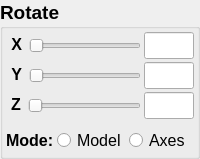
           <widget class="QGroupBox" name="groupBox_3">
            <property name="maximumSize">
             <size>
              <width>250</width>
              <height>16777215</height>
             </size>
            </property>
            <property name="font">
             <font>
              <pointsize>14</pointsize>
              <bold>true</bold>
             </font>
            </property>
            <property name="title">
             <string>Rotate</string>
            </property>
            <layout class="QVBoxLayout" name="verticalLayout">
             <property name="spacing">
              <number>3</number>
             </property>
             <property name="sizeConstraint">
              <enum>QLayout::SetMinimumSize</enum>
             </property>
             <property name="leftMargin">
              <number>3</number>
             </property>
             <property name="topMargin">
              <number>3</number>
             </property>
             <property name="rightMargin">
              <number>3</number>
             </property>
             <property name="bottomMargin">
              <number>3</number>
             </property>
             <item>
              <layout class="QHBoxLayout" name="horizontalLayout">
               <item>
                <widget class="QLabel" name="label">
                 <property name="sizePolicy">
                  <sizepolicy hsizetype="Preferred" vsizetype="Preferred">
                   <horstretch>0</horstretch>
                   <verstretch>0</verstretch>
                  </sizepolicy>
                 </property>
                 <property name="font">
                  <font>
                   <pointsize>12</pointsize>
                   <bold>true</bold>
                  </font>
                 </property>
                 <property name="styleSheet">
                  <string notr="true">padding-bottom: 2px;</string>
                 </property>
                 <property name="text">
                  <string>X</string>
                 </property>
                 <property name="alignment">
                  <set>Qt::AlignRight|Qt::AlignTrailing|Qt::AlignVCenter</set>
                 </property>
                </widget>
               </item>
               <item>
                <widget class="QSlider" name="xRotate">
                 <property name="sizePolicy">
                  <sizepolicy hsizetype="Expanding" vsizetype="Fixed">
                   <horstretch>0</horstretch>
                   <verstretch>0</verstretch>
                  </sizepolicy>
                 </property>
                 <property name="orientation">
                  <enum>Qt::Horizontal</enum>
                 </property>
                </widget>
               </item>
               <item>
                <widget class="QLineEdit" name="xRotateText">
                 <property name="sizePolicy">
                  <sizepolicy hsizetype="Expanding" vsizetype="Fixed">
                   <horstretch>0</horstretch>
                   <verstretch>0</verstretch>
                  </sizepolicy>
                 </property>
                 <property name="maximumSize">
                  <size>
                   <width>50</width>
                   <height>16777215</height>
                  </size>
                 </property>
                 <property name="font">
                  <font>
                   <pointsize>12</pointsize>
                   <bold>false</bold>
                  </font>
                 </property>
                </widget>
               </item>
              </layout>
             </item>
             <item>
              <layout class="QHBoxLayout" name="horizontalLayout_2">
               <item>
                <widget class="QLabel" name="label_2">
                 <property name="sizePolicy">
                  <sizepolicy hsizetype="Preferred" vsizetype="Preferred">
                   <horstretch>0</horstretch>
                   <verstretch>0</verstretch>
                  </sizepolicy>
                 </property>
                 <property name="font">
                  <font>
                   <pointsize>12</pointsize>
                   <bold>true</bold>
                  </font>
                 </property>
                 <property name="styleSheet">
                  <string notr="true">padding-bottom: 2px;</string>
                 </property>
                 <property name="text">
                  <string>Y</string>
                 </property>
                 <property name="alignment">
                  <set>Qt::AlignRight|Qt::AlignTrailing|Qt::AlignVCenter</set>
                 </property>
                </widget>
               </item>
               <item>
                <widget class="QSlider" name="yRotate">
                 <property name="sizePolicy">
                  <sizepolicy hsizetype="Expanding" vsizetype="Fixed">
                   <horstretch>0</horstretch>
                   <verstretch>0</verstretch>
                  </sizepolicy>
                 </property>
                 <property name="orientation">
                  <enum>Qt::Horizontal</enum>
                 </property>
                </widget>
               </item>
               <item>
                <widget class="QLineEdit" name="yRotateText">
                 <property name="sizePolicy">
                  <sizepolicy hsizetype="Expanding" vsizetype="Fixed">
                   <horstretch>0</horstretch>
                   <verstretch>0</verstretch>
                  </sizepolicy>
                 </property>
                 <property name="maximumSize">
                  <size>
                   <width>50</width>
                   <height>16777215</height>
                  </size>
                 </property>
                 <property name="font">
                  <font>
                   <pointsize>12</pointsize>
                   <bold>false</bold>
                  </font>
                 </property>
                </widget>
               </item>
              </layout>
             </item>
             <item>
              <layout class="QHBoxLayout" name="horizontalLayout_3">
               <item>
                <widget class="QLabel" name="label_3">
                 <property name="sizePolicy">
                  <sizepolicy hsizetype="Preferred" vsizetype="Preferred">
                   <horstretch>0</horstretch>
                   <verstretch>0</verstretch>
                  </sizepolicy>
                 </property>
                 <property name="font">
                  <font>
                   <pointsize>12</pointsize>
                   <bold>true</bold>
                  </font>
                 </property>
                 <property name="styleSheet">
                  <string notr="true">padding-bottom: 2px;</string>
                 </property>
                 <property name="text">
                  <string>Z</string>
                 </property>
                 <property name="alignment">
                  <set>Qt::AlignRight|Qt::AlignTrailing|Qt::AlignVCenter</set>
                 </property>
                </widget>
               </item>
               <item>
                <widget class="QSlider" name="zRotate">
                 <property name="sizePolicy">
                  <sizepolicy hsizetype="Expanding" vsizetype="Fixed">
                   <horstretch>0</horstretch>
                   <verstretch>0</verstretch>
                  </sizepolicy>
                 </property>
                 <property name="orientation">
                  <enum>Qt::Horizontal</enum>
                 </property>
                </widget>
               </item>
               <item>
                <widget class="QLineEdit" name="zRotateText">
                 <property name="sizePolicy">
                  <sizepolicy hsizetype="Expanding" vsizetype="Fixed">
                   <horstretch>0</horstretch>
                   <verstretch>0</verstretch>
                  </sizepolicy>
                 </property>
                 <property name="maximumSize">
                  <size>
                   <width>50</width>
                   <height>16777215</height>
                  </size>
                 </property>
                 <property name="font">
                  <font>
                   <pointsize>12</pointsize>
                   <bold>false</bold>
                  </font>
                 </property>
                </widget>
               </item>
              </layout>
             </item>
             <item>
              <layout class="QHBoxLayout" name="horizontalLayout_4">
               <property name="topMargin">
                <number>6</number>
               </property>
               <item>
                <widget class="QLabel" name="RotateModeLabel">
                 <property name="sizePolicy">
                  <sizepolicy hsizetype="Fixed" vsizetype="Fixed">
                   <horstretch>0</horstretch>
                   <verstretch>0</verstretch>
                  </sizepolicy>
                 </property>
                 <property name="font">
                  <font>
                   <pointsize>12</pointsize>
                   <bold>true</bold>
                  </font>
                 </property>
                 <property name="text">
                  <string>Mode:</string>
                 </property>
                 <property name="alignment">
                  <set>Qt::AlignLeading|Qt::AlignLeft|Qt::AlignVCenter</set>
                 </property>
                </widget>
               </item>
               <item>
                <widget class="QRadioButton" name="RotateModelRadio">
                 <property name="sizePolicy">
                  <sizepolicy hsizetype="Minimum" vsizetype="Fixed">
                   <horstretch>0</horstretch>
                   <verstretch>0</verstretch>
                  </sizepolicy>
                 </property>
                 <property name="font">
                  <font>
                   <pointsize>12</pointsize>
                   <bold>false</bold>
                  </font>
                 </property>
                 <property name="text">
                  <string>Model</string>
                 </property>
                 <attribute name="buttonGroup">
                  <string notr="true">buttonGroup_3</string>
                 </attribute>
                </widget>
               </item>
               <item>
                <widget class="QRadioButton" name="RotateAxesRadio">
                 <property name="sizePolicy">
                  <sizepolicy hsizetype="Minimum" vsizetype="Fixed">
                   <horstretch>0</horstretch>
                   <verstretch>0</verstretch>
                  </sizepolicy>
                 </property>
                 <property name="font">
                  <font>
                   <pointsize>12</pointsize>
                   <bold>false</bold>
                  </font>
                 </property>
                 <property name="text">
                  <string>Axes</string>
                 </property>
                 <attribute name="buttonGroup">
                  <string notr="true">buttonGroup_3</string>
                 </attribute>
                </widget>
               </item>
              </layout>
             </item>
            </layout>
           </widget>
